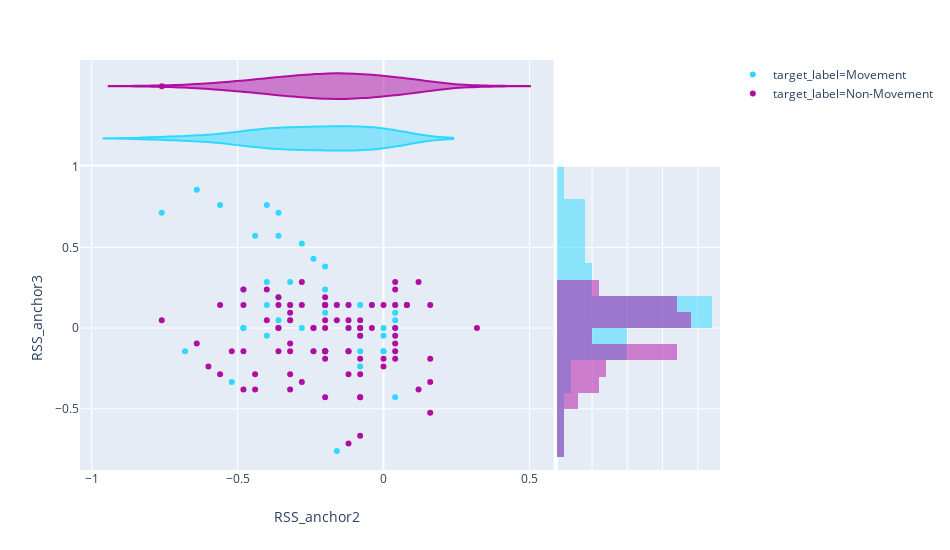

Here is the notebook cell this chart was saved with:
### Code cell
px.scatter(df_red, x="RSS_anchor2", y="RSS_anchor3", color="target_label", 
              hover_name="target", width = 950, height = 550, marginal_x = 'violin' , 
           marginal_y = 'histogram', color_discrete_sequence = px.colors.qualitative.Alphabet[-7:-5]
              )

### Figure 1 — Plotly figure (JSON) as saved in the notebook; plotly's stock layout.template omitted (floating-point values rounded to 4 significant figures)
{"data": [{"hovertemplate": "<b>%{hovertext}</b><br><br>target_label=Movement<br>RSS_anchor2=%{x}<br>RSS_anchor3=%{y}<extra></extra>", "hovertext": [1, 1, 1, 1, 1, 1, 1, 1, 1, 1, 1, 1, 1, 1, 1, 1, 1, 1, 1, 1, 1, 1, 1, 1, 1, 1, 1, 1, 1, 1, 1, 1, 1, 1, 1, 1, 1, 1, 1, 1, 1, 1, 1, 1, 1, 1, 1, 1, 1, 1], "legendgroup": "target_label=Movement", "marker": {"color": "#2ED9FF", "symbol": "circle"}, "mode": "markers", "name": "target_label=Movement", "showlegend": true, "type": "scatter", "uid": "98c410ff-5411-41d2-b00e-634d641d57f3", "x": [-0.36, -0.24, -0.2, -0.16, -0.2, -0.48, -0.4, -0.08, -0.08, -0.12, -0.48, -0.48, -0.2, 0, -0.04, -0.08, -0.28, -0.32, -0.36, 0, 0.04, 0.04, -0.08, -0.68, -0.4, -0.36, -0.76, -0.64, -0.56, -0.44, -0.28, -0.36, -0.24, -0.4, -0.32, -0.2, -0.32, -0.16, -0.12, -0.2, -0.4, -0.08, 0, 0.04, 0.04, -0.08, -0.2, -0.52, 0, 0.04], "xaxis": "x", "y": [0.5714, 0.4286, 0.1429, 0.1429, 0.381, 0.2381, 0.1429, -0.2381, 0, 0.1429, 0, 0, 0.1429, -0.04762, 0.1429, -0.04762, 0, 0.04762, 0.04762, -0.1429, 0.04762, -0.4286, -0.04762, -0.1429, 0.7619, 0.7143, 0.7143, 0.8571, 0.7619, 0.5714, 0.5238, 0.1905, -0.1429, 0.2857, 0.2857, 0.2381, 0.1429, -0.7619, 0, 0.09524, -0.04762, 0.1429, -0.1429, 0.1429, 0.09524, -0.1429, -0.1429, -0.3333, 0, 0], "yaxis": "y"}, {"alignmentgroup": "True", "legendgroup": "target_label=Movement", "marker": {"color": "#2ED9FF", "symbol": "circle"}, "name": "target_label=Movement", "offsetgroup": "target_label=Movement", "scalegroup": "x", "showlegend": false, "type": "violin", "uid": "ff64ed80-56cd-4f06-9490-9f85a7cb1d17", "x": [-0.36, -0.24, -0.2, -0.16, -0.2, -0.48, -0.4, -0.08, -0.08, -0.12, -0.48, -0.48, -0.2, 0, -0.04, -0.08, -0.28, -0.32, -0.36, 0, 0.04, 0.04, -0.08, -0.68, -0.4, -0.36, -0.76, -0.64, -0.56, -0.44, -0.28, -0.36, -0.24, -0.4, -0.32, -0.2, -0.32, -0.16, -0.12, -0.2, -0.4, -0.08, 0, 0.04, 0.04, -0.08, -0.2, -0.52, 0, 0.04], "xaxis": "x", "yaxis": "y2"}, {"alignmentgroup": "True", "hovertemplate": "target_label=Movement<br>RSS_anchor3=%{y}<extra></extra>", "legendgroup": "target_label=Movement", "marker": {"color": "#2ED9FF"}, "name": "target_label=Movement", "offsetgroup": "target_label=Movement", "opacity": 0.5, "showlegend": false, "type": "histogram", "uid": "e1130b6a-7ed6-4ebd-aa09-4a10093265d8", "xaxis": "x2", "y": [0.5714, 0.4286, 0.1429, 0.1429, 0.381, 0.2381, 0.1429, -0.2381, 0, 0.1429, 0, 0, 0.1429, -0.04762, 0.1429, -0.04762, 0, 0.04762, 0.04762, -0.1429, 0.04762, -0.4286, -0.04762, -0.1429, 0.7619, 0.7143, 0.7143, 0.8571, 0.7619, 0.5714, 0.5238, 0.1905, -0.1429, 0.2857, 0.2857, 0.2381, 0.1429, -0.7619, 0, 0.09524, -0.04762, 0.1429, -0.1429, 0.1429, 0.09524, -0.1429, -0.1429, -0.3333, 0, 0], "yaxis": "y"}, {"hovertemplate": "<b>%{hovertext}</b><br><br>target_label=Non-Movement<br>RSS_anchor2=%{x}<br>RSS_anchor3=%{y}<extra></extra>", "hovertext": [-1, -1, -1, -1, -1, -1, -1, -1, -1, -1, -1, -1, -1, -1, -1, -1, -1, -1, -1, -1, -1, -1, -1, -1, -1, -1, -1, -1, -1, -1, -1, -1, -1, -1, -1, -1, -1, -1, -1, -1, -1, -1, -1, -1, -1, -1, -1, -1, -1, -1, -1, -1, -1, -1, -1, -1, -1, -1, -1, -1, -1, -1, -1, -1, -1, -1, -1, -1, -1, -1, -1, -1, -1, -1, -1, -1, -1, -1, -1, -1, -1, -1, -1], "legendgroup": "target_label=Non-Movement", "marker": {"color": "#B10DA1", "symbol": "circle"}, "mode": "markers", "name": "target_label=Non-Movement", "showlegend": true, "type": "scatter", "uid": "6878f02f-d831-4413-8ec5-ae6dd864219a", "x": [-0.12, -0.16, -0.2, -0.2, -0.08, 0, -0.32, -0.56, -0.2, -0.2, -0.2, -0.08, 0.04, 0.04, 0.16, 0.16, 0.12, 0.32, 0.16, 0.16, 0.12, 0, 0.08, -0.16, 0.04, 0.04, -0.76, 0.08, -0.04, -0.44, -0.48, -0.48, -0.48, -0.08, -0.04, -0.32, -0.2, -0.32, -0.24, -0.28, -0.36, -0.56, -0.6, -0.32, -0.12, -0.08, 0.04, -0.08, -0.2, -0.08, -0.24, -0.36, -0.08, 0.04, 0.04, -0.12, 0, 0.04, -0.2, -0.36, -0.2, -0.12, -0.2, -0.24, -0.36, -0.4, -0.4, -0.28, -0.48, -0.32, -0.32, -0.36, -0.64, -0.28, -0.12, -0.12, -0.12, -0.08, -0.2, -0.44, -0.32, -0.52, -0.08], "xaxis": "x", "y": [-0.2857, 0.1429, -0.1905, 0, -0.6667, 0.1429, 0.04762, -0.2857, -0.1429, 0.1429, 0.04762, -0.04762, 0.2381, -0.1429, -0.3333, 0.1429, -0.381, 0, -0.5238, -0.1905, 0.2857, -0.2381, 0.1429, 0.04762, 0, -0.1905, 0.04762, 0.1429, 0.1429, -0.381, 0.1429, -0.381, -0.1429, 0, 0, 0.09524, -0.4286, -0.2857, -0.1429, -0.3333, 0, 0.1429, -0.2381, -0.1429, -0.7143, -0.4286, -0.09524, 0.04762, -0.1429, -0.4286, 0, -0.1429, -0.2857, 0.1429, 0.2857, 0.1429, -0.1905, -0.04762, 0.1905, 0.1905, -0.1429, -0.1429, 0.1429, 0, 0, 0.04762, 0.2381, 0.2857, 0.2381, -0.09524, -0.381, 0.1429, -0.09524, 0.1429, 0, 0.04762, -0.1429, -0.1905, -0.1429, -0.2857, 0.1429, -0.1429, 0], "yaxis": "y"}, {"alignmentgroup": "True", "legendgroup": "target_label=Non-Movement", "marker": {"color": "#B10DA1", "symbol": "circle"}, "name": "target_label=Non-Movement", "offsetgroup": "target_label=Non-Movement", "scalegroup": "x", "showlegend": false, "type": "violin", "uid": "218b892c-5199-4287-951e-3e7b3682cef9", "x": [-0.12, -0.16, -0.2, -0.2, -0.08, 0, -0.32, -0.56, -0.2, -0.2, -0.2, -0.08, 0.04, 0.04, 0.16, 0.16, 0.12, 0.32, 0.16, 0.16, 0.12, 0, 0.08, -0.16, 0.04, 0.04, -0.76, 0.08, -0.04, -0.44, -0.48, -0.48, -0.48, -0.08, -0.04, -0.32, -0.2, -0.32, -0.24, -0.28, -0.36, -0.56, -0.6, -0.32, -0.12, -0.08, 0.04, -0.08, -0.2, -0.08, -0.24, -0.36, -0.08, 0.04, 0.04, -0.12, 0, 0.04, -0.2, -0.36, -0.2, -0.12, -0.2, -0.24, -0.36, -0.4, -0.4, -0.28, -0.48, -0.32, -0.32, -0.36, -0.64, -0.28, -0.12, -0.12, -0.12, -0.08, -0.2, -0.44, -0.32, -0.52, -0.08], "xaxis": "x", "yaxis": "y2"}, {"alignmentgroup": "True", "hovertemplate": "target_label=Non-Movement<br>RSS_anchor3=%{y}<extra></extra>", "legendgroup": "target_label=Non-Movement", "marker": {"color": "#B10DA1"}, "name": "target_label=Non-Movement", "offsetgroup": "target_label=Non-Movement", "opacity": 0.5, "showlegend": false, "type": "histogram", "uid": "0a7fcbd1-8505-4e38-8c9a-5d54bdd2facb", "xaxis": "x2", "y": [-0.2857, 0.1429, -0.1905, 0, -0.6667, 0.1429, 0.04762, -0.2857, -0.1429, 0.1429, 0.04762, -0.04762, 0.2381, -0.1429, -0.3333, 0.1429, -0.381, 0, -0.5238, -0.1905, 0.2857, -0.2381, 0.1429, 0.04762, 0, -0.1905, 0.04762, 0.1429, 0.1429, -0.381, 0.1429, -0.381, -0.1429, 0, 0, 0.09524, -0.4286, -0.2857, -0.1429, -0.3333, 0, 0.1429, -0.2381, -0.1429, -0.7143, -0.4286, -0.09524, 0.04762, -0.1429, -0.4286, 0, -0.1429, -0.2857, 0.1429, 0.2857, 0.1429, -0.1905, -0.04762, 0.1905, 0.1905, -0.1429, -0.1429, 0.1429, 0, 0, 0.04762, 0.2381, 0.2857, 0.2381, -0.09524, -0.381, 0.1429, -0.09524, 0.1429, 0, 0.04762, -0.1429, -0.1905, -0.1429, -0.2857, 0.1429, -0.1429, 0], "yaxis": "y"}], "layout": {"barmode": "overlay", "height": 550, "legend": {"tracegroupgap": 0}, "margin": {"t": 60}, "violinmode": "overlay", "width": 950, "xaxis": {"domain": [0, 0.74], "showgrid": true, "title": {"text": "RSS_anchor2"}}, "xaxis2": {"domain": [0.745, 1], "showticklabels": false}, "yaxis": {"domain": [0, 0.74], "showgrid": true, "title": {"text": "RSS_anchor3"}}, "yaxis2": {"domain": [0.745, 1], "showticklabels": false}}}
